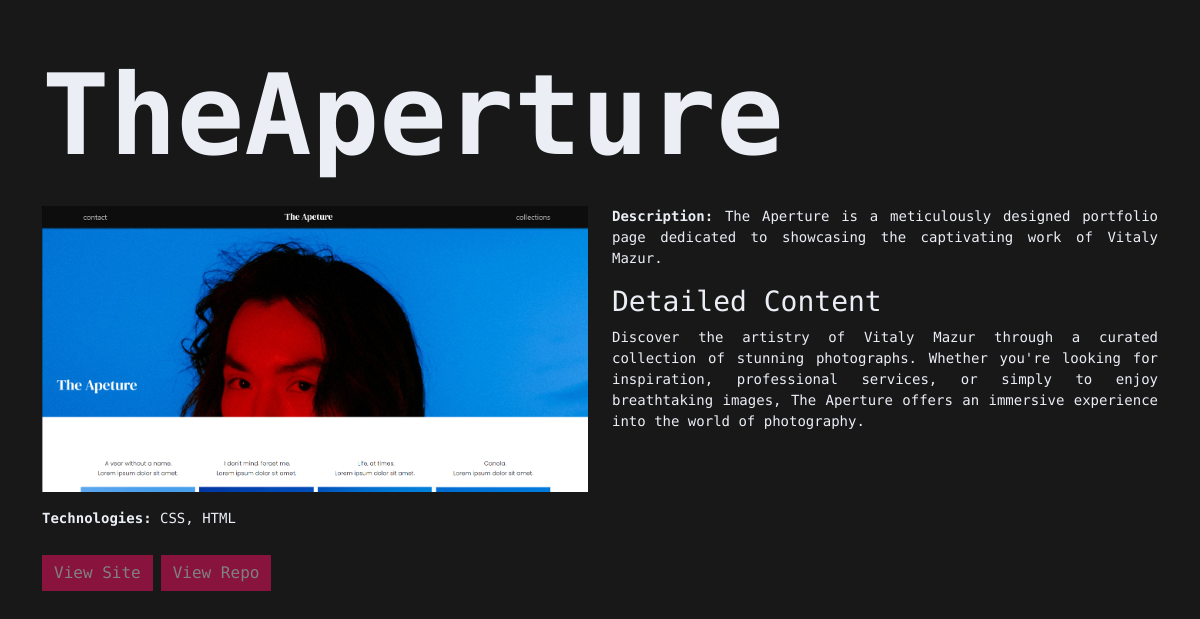
Screenshot of /proyecto/1/ with the database file from the repository.
### myportfolio/models.py (models this page shows, shortened)
class Proyecto(models.Model):
    titulo = models.CharField(max_length=200)
    imagen = models.ImageField(upload_to='proyectos/')
    descripcion = models.TextField()
    contenido = RichTextField()  # Campo de texto enriquecido#######ETAPA 5
    tecnologias = models.ManyToManyField(Tecnologia)
    link_sitio = models.URLField(max_length=200)
    link_repositorio = models.URLField(max_length=200)
    categoria = models.ForeignKey(Categoria, on_delete=models.CASCADE)

class Tecnologia(models.Model):
    nombre = models.CharField(max_length=50, unique=True)
    def __str__(self):
        return self.nombre

### myportfolio/views.py (the view)
# urls.py: path('proyecto/<int:pk>/', views.proyecto_detalle, name='proyecto_detalle'),  # Nueva URL para el detalle del proyecto
def proyecto_detalle(request, pk):
    proyecto = get_object_or_404(Proyecto, pk=pk)
    return render(request, 'proyecto_detalle.html', {'proyecto': proyecto})

### myportfolio/templates/proyecto_detalle.html (shortened to what this page needs)
{% extends 'base_generic.html' %}
{% block content %}
  <div class="container mt-5">
    <h1 class="display-1">{{ proyecto.titulo }}</h1>
    <div class="row mt-4">
      <div class="col-md-6">
        <img src="{{ proyecto.imagen.url }}" alt="{{ proyecto.titulo }}" class="img-fluid">
        <div class="d-flex flex-column align-items-start mt-3">
          <p><strong>Technologies:</strong> {{ proyecto.tecnologias.all|join:", " }}</p>
          <div class="d-flex">
            <a href="{{ proyecto.link_sitio }}" class="btn btn-primary me-2">View Site</a>
            <a href="{{ proyecto.link_repositorio }}" class="btn btn-secondary">View Repo</a>
          </div>
        </div>
      </div>
      <div class="col-md-6">
        <p><strong>Description:</strong> {{ proyecto.descripcion }}</p>
        <h3>Detailed Content</h3>
        <div>{{ proyecto.contenido|safe }}</div>
      </div>
    </div>
  </div>
{% endblock %}

### myportfolio/static/css/styles.css (style rules this page uses)
:root { --color-body: #181818; --color-heading: #ebeef5; --color1: #F70F62; --color2: #F25380; --color3: #242424; --sidebar-width: 240px; }
body { background-color: var(--color-body) !important; color: var(--color-heading); font-family: 'Source Code Pro', monospace; padding: 0; }

### myportfolio/templates/proyecto_detalle.html (style rules this page uses)
.display-1 { font-size: 7rem; font-weight: bold; font-family: 'Source Code Pro', monospace; }
.btn-primary, .btn-secondary { background-color: rgba(247, 15, 98, 0.5); border: none; margin: 10px 0; border-radius: 0; color: grey; }
.col-md-6 { font-size: 14px; text-align: justify !important; }
.me-2 { margin-right: 10px; }
.d-flex.flex-column.align-items-start.mt-3 { margin-top: 20px; }

### rows the page displays
Proyecto: titulo "TheAperture", imagen (picture), tecnologias.all "CSS, HTML", descripcion "The Aperture is a meticulously designed portfolio page dedicated to showcasing the captivating work of Vitaly Mazur.", contenido "Discover the artistry of Vitaly Mazur through a curated collection of stunning photographs. Whether you're looking for inspiration, professional services, or simply to enjoy breathtaking images, The Aperture offers an immersive experience into the world of photography."
